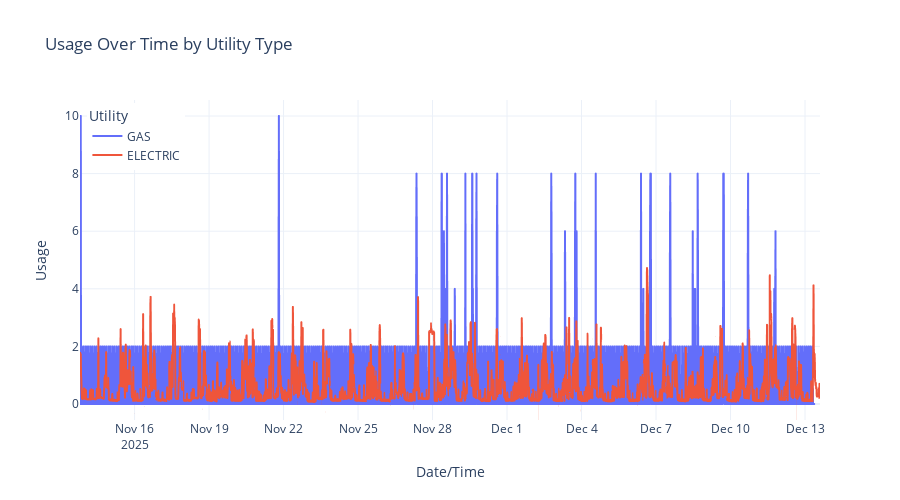

Here is the notebook cell this chart was saved with:
### Markdown cell above
## 4. Time Series Visualization - All Utilities

### Code cell
# Create interactive time series plot with Plotly
fig = px.line(
    df,
    x="datetime_utc",
    y="usage_value",
    color="utility_type",
    title="Usage Over Time by Utility Type",
    labels={
        "datetime_utc": "Date/Time",
        "usage_value": "Usage",
        "utility_type": "Utility",
    },
    template="plotly_white",
)

fig.update_layout(
    height=500,
    hovermode="x unified",
    legend=dict(yanchor="top", y=0.99, xanchor="left", x=0.01),
)

fig.show()

### Figure 1 — Plotly figure (JSON) as saved in the notebook; plotly's stock layout.template omitted (floating-point values rounded to 4 significant figures; data arrays with more than 128 entries replaced by an {"elided": "..."} marker saying what was removed)
{"data": [{"hovertemplate": "Utility=GAS<br>Date/Time=%{x}<br>Usage=%{y}<extra></extra>", "legendgroup": "GAS", "line": {"color": "#636efa", "dash": "solid"}, "marker": {"symbol": "circle"}, "mode": "lines", "name": "GAS", "showlegend": true, "type": "scattergl", "x": {"elided": "2840 str values"}, "xaxis": "x", "y": {"elided": "2840 float values"}, "yaxis": "y"}, {"hovertemplate": "Utility=ELECTRIC<br>Date/Time=%{x}<br>Usage=%{y}<extra></extra>", "legendgroup": "ELECTRIC", "line": {"color": "#EF553B", "dash": "solid"}, "marker": {"symbol": "circle"}, "mode": "lines", "name": "ELECTRIC", "showlegend": true, "type": "scattergl", "x": {"elided": "2862 str values"}, "xaxis": "x", "y": {"elided": "2862 float values"}, "yaxis": "y"}], "layout": {"height": 500, "hovermode": "x unified", "legend": {"title": {"text": "Utility"}, "tracegroupgap": 0, "x": 0.01, "xanchor": "left", "y": 0.99, "yanchor": "top"}, "title": {"text": "Usage Over Time by Utility Type"}, "xaxis": {"anchor": "y", "domain": [0, 1], "title": {"text": "Date/Time"}}, "yaxis": {"anchor": "x", "domain": [0, 1], "title": {"text": "Usage"}}}}
